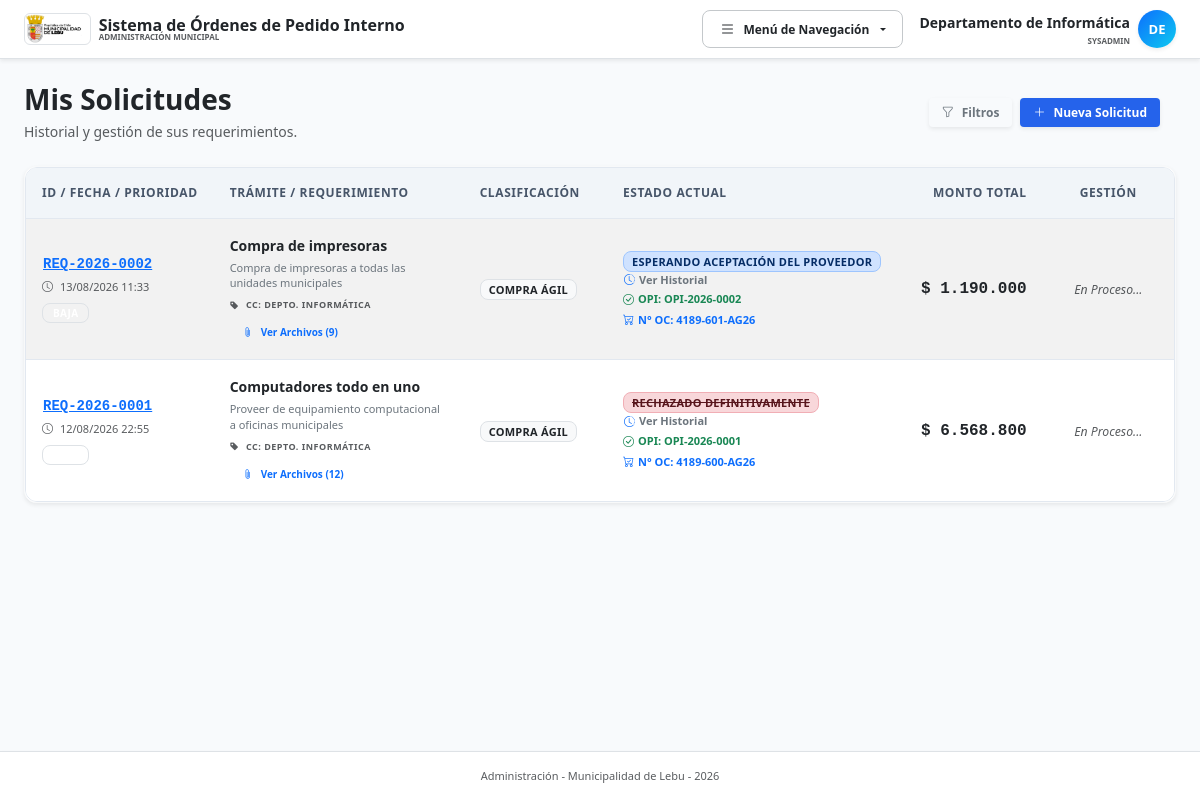
Page /mis_solicitudes.php (signed in) on the committed database.
### tables this page shows
CREATE TABLE `expedientes` (
  `id` int NOT NULL AUTO_INCREMENT,
  `codigo_interno` varchar(50) NOT NULL,
  `titulo_compra` varchar(255) NOT NULL DEFAULT 'Sin Título',
  `folio_opi` varchar(50) DEFAULT NULL,
  `usuario_creador_id` int NOT NULL,
  `unidad_origen_id` int NOT NULL,
  `centro_costo_id` int NOT NULL,
  `tipo_compra_id` int NOT NULL,
  `prioridad_id` int NOT NULL,
  `cuenta_presupuestaria_id` int DEFAULT NULL,
  `cuenta_maestra_id` int DEFAULT NULL,
  `area_gestion_id` int DEFAULT NULL,
  `rango_utm_id` int DEFAULT NULL,
  `proveedor_adjudicado_id` int DEFAULT NULL,
  `id_contrato_suministro` varchar(100) DEFAULT NULL,
  `id_compra_agil` varchar(50) DEFAULT NULL,
  `id_licitacion` varchar(100) DEFAULT NULL,
  `orden_compra_numero` varchar(100) DEFAULT NULL,
  `decreto_alcaldicio_numero` varchar(100) DEFAULT NULL,
  `conv_marco_oc` varchar(100) DEFAULT NULL,
  `monto_estimado` decimal(15,2) NOT NULL DEFAULT '0.00',
  `monto_definitivo` decimal(15,2) DEFAULT NULL,
  `tipo_impuesto` enum('NETO','IVA_INCLUIDO','EXENTO') DEFAULT 'NETO',
  `motivo_compra` text NOT NULL,
  `estado_actual` varchar(50) NOT NULL DEFAULT 'BORRADOR',
  `observacion_cierre` text,
  `created_at` timestamp NULL DEFAULT CURRENT_TIMESTAMP,
  `updated_at` timestamp NULL DEFAULT CURRENT_TIMESTAMP ON UPDATE CURRENT_TIMESTAMP,
  `fecha_visa_presupuesto` datetime DEFAULT NULL,
  `fecha_adjudicacion` datetime DEFAULT NULL,
  `fecha_aprobacion_opi` datetime DEFAULT NULL,
  `fecha_cierre` datetime DEFAULT NULL,
  `num_certificado_oficial` varchar(20) DEFAULT NULL,
  `id_entidad_gobierno` varchar(50) DEFAULT 'ID PE-MUN-00335',
  `plan_compras_proyecto` varchar(100) DEFAULT NULL,
  `plan_compras_item` int DEFAULT NULL,
  PRIMARY KEY (`id`),
  UNIQUE KEY `uk_expedientes_codigo` (`codigo_interno`),
  KEY `fk_exp_usuario` (`usuario_creador_id`),
  KEY `fk_exp_unidad` (`unidad_origen_id`),
  KEY `fk_exp_tipo` (`tipo_compra_id`),
  KEY `fk_exp_prioridad` (`prioridad_id`),
  KEY `fk_exp_cc` (`centro_costo_id`),
  KEY `fk_exp_cm` (`cuenta_maestra_id`),
  KEY `fk_exp_ag` (`area_gestion_id`),
  KEY `fk_exp_prov` (`proveedor_adjudicado_id`),
  KEY `fk_exp_estado` (`estado_actual`),
  CONSTRAINT `fk_exp_ag` FOREIGN KEY (`area_gestion_id`) REFERENCES `areas_gestion` (`id`) ON DELETE RESTRICT,
  CONSTRAINT `fk_exp_cc` FOREIGN KEY (`centro_costo_id`) REFERENCES `centros_costo` (`id`) ON DELETE RESTRICT,
  CONSTRAINT `fk_exp_cm` FOREIGN KEY (`cuenta_maestra_id`) REFERENCES `cuentas_maestras` (`id`) ON DELETE RESTRICT,
  CONSTRAINT `fk_exp_estado` FOREIGN KEY (`estado_actual`) REFERENCES `estados_tramite` (`codigo`) ON DELETE RESTRICT,
  CONSTRAINT `fk_exp_prioridad` FOREIGN KEY (`prioridad_id`) REFERENCES `prioridades` (`id`) ON DELETE RESTRICT,
  CONSTRAINT `fk_exp_prov` FOREIGN KEY (`proveedor_adjudicado_id`) REFERENCES `proveedores` (`id`) ON DELETE SET NULL,
  CONSTRAINT `fk_exp_tipo` FOREIGN KEY (`tipo_compra_id`) REFERENCES `tipos_compra` (`id`) ON DELETE RESTRICT,
  CONSTRAINT `fk_exp_unidad` FOREIGN KEY (`unidad_origen_id`) REFERENCES `unidades` (`id`) ON DELETE RESTRICT,
  CONSTRAINT `fk_exp_usuario` FOREIGN KEY (`usuario_creador_id`) REFERENCES `usuarios` (`id`) ON DELETE RESTRICT
);

CREATE TABLE `centros_costo` (
  `id` int NOT NULL AUTO_INCREMENT,
  `codigo_cuenta` varchar(50) NOT NULL,
  `nombre` varchar(150) NOT NULL,
  `anio_fiscal` int NOT NULL DEFAULT 2026,
  `activo` tinyint(1) DEFAULT '1',
  PRIMARY KEY (`id`)
);

CREATE TABLE `tipos_compra` (
  `id` int NOT NULL AUTO_INCREMENT,
  `codigo` varchar(50) NOT NULL,
  `nombre` varchar(150) NOT NULL,
  `limite_utm` decimal(10,2) DEFAULT NULL,
  `activo` tinyint(1) DEFAULT '1',
  `requiere_cotizacion` tinyint(1) DEFAULT '0',
  PRIMARY KEY (`id`)
);

CREATE TABLE `estados_tramite` (
  `codigo` varchar(50) NOT NULL,
  `nombre` varchar(100) NOT NULL,
  `rol_responsable` varchar(50) NOT NULL,
  `descripcion` varchar(255) DEFAULT NULL,
  PRIMARY KEY (`codigo`)
);

### mis_solicitudes_controller.php (called while the page is built, shortened)
<?php
require_once __DIR__ . '/config.php';
$user_id = $_SESSION['user_id'];
$page = max(1, (int)($_GET['p'] ?? 1));
$limit = 10;
$offset = ($page - 1) * $limit;
$where = ["e.usuario_creador_id = :uid"];
$params = [':uid' => $user_id];
$where_sql = implode(" AND ", $where);
$sql = "
    SELECT
        e.*,
        tc.nombre as tipo_nombre,
        p.nombre as prioridad_nombre,
        p.clase_css as prioridad_css,
        cc.nombre as cc_nombre,
        et.nombre as estado_nombre,
        (SELECT GROUP_CONCAT(CONCAT(ruta_archivo, '::', IFNULL(nombre_original, 'Adjunto'), '::', tipo_doc, '::', DATE_FORMAT(fecha_subida, '%d/%m/%Y %H:%i')) SEPARATOR '||')
         FROM expedientes_documentos ed WHERE ed.expediente_id = e.id) as docs_adjuntos
    FROM expedientes e
    JOIN tipos_compra tc ON e.tipo_compra_id = tc.id
    JOIN prioridades p ON e.prioridad_id = p.id
    JOIN centros_costo cc ON e.centro_costo_id = cc.id
    JOIN estados_tramite et ON e.estado_actual = et.codigo
    WHERE $where_sql
    ORDER BY e.created_at DESC
    LIMIT $limit OFFSET $offset
";
$stmt = $pdo->prepare($sql);
$stmt->execute($params);
$mis_solicitudes = $stmt->fetchAll();
function color_estado($estado_codigo) {
    if (in_array($estado_codigo, ['RECHAZADO', 'ANULADO'])) return 'bg-danger-subtle text-danger-emphasis text-decoration-line-through border border-danger-subtle';
    return 'bg-primary-subtle text-primary-emphasis border border-primary-subtle';
}
function money($v) {
    return '$ ' . number_format((float)$v, 0, ',', '.');
}
?>

### mis_solicitudes.php (the view, shortened to what this page needs)
<?php
require_once __DIR__ . '/mis_solicitudes_controller.php';
?>
<!DOCTYPE html>
<html lang="es">
<head>
    <?php
    include __DIR__ . '/head.php';
    ?>
</head>
<body class="bg-slate-50 text-slate-800 font-sans d-flex flex-column min-vh-100">
    <?php include __DIR__ . '/nav.php'; ?>
    <div class="container mt-4 px-3 px-md-4">
        <div class="row align-items-center mb-4 g-3">
            <div class="col-12 col-md">
                <h1 class="h3 fw-bold text-dark mb-1">Mis Solicitudes</h1>
                <p class="text-muted small mb-0">Historial y gestión de sus requerimientos.</p>
            </div>
            <div class="col-12 col-md-auto d-flex flex-wrap gap-2">
                <button onclick="toggleFiltros()" class="btn btn-outline-secondary btn-sm shadow-sm d-flex align-items-center gap-1.5">
                    <i class="bi bi-funnel"></i>
                    Filtros
                </button>
                <a href="nueva_solicitud.php" class="btn btn-primary btn-sm shadow-sm d-flex align-items-center gap-1.5">
                    <i class="bi bi-plus-lg"></i>
                    Nueva Solicitud
                </a>
            </div>
        </div>
        <div class="card shadow-sm border-light mb-4 overflow-hidden">
            <div class="table-responsive">
                <table class="table table-hover table-striped align-middle mb-0" style="min-width: 1000px;">
                    <thead class="table-light text-uppercase small text-secondary">
                        <tr>
                            <th class="p-3 text-nowrap" style="width: 180px;">ID / Fecha / Prioridad</th>
                            <th class="p-3" style="min-width: 250px;">Trámite / Requerimiento</th>
                            <th class="p-3 text-nowrap" style="width: 150px;">Clasificación</th>
                            <th class="p-3 text-nowrap" style="width: 180px;">Estado Actual</th>
                            <th class="p-3 text-end text-nowrap" style="width: 150px;">Monto Total</th>
                            <th class="p-3 text-center text-nowrap" style="width: 150px;">Gestión</th>
                        </tr>
                    </thead>
                    <tbody>
                        <?php if(count($mis_solicitudes) > 0): ?>
                            <?php foreach($mis_solicitudes as $row): ?>
                            <tr>
                                <td class="p-3 text-nowrap">
                                    <button type="button" onclick="abrirModalVerItems(<?= htmlspecialchars(json_encode($row['items_detalle']), ENT_QUOTES, 'UTF-8') ?>, '<?= $row['codigo_interno'] ?>')" class="btn btn-link p-0 text-start font-monospace fw-bold text-primary text-decoration-underline mb-1">
                                        <?= htmlspecialchars($row['codigo_interno']) ?>
                                    </button>
                                    <div class="text-muted small" style="font-size: 11px;">
                                        <i class="bi bi-clock me-1"></i>
                                        <?= date('d/m/Y H:i', strtotime($row['created_at'])) ?>
                                    </div>
                                    <span class="badge border mt-2 d-inline-block <?= $row['prioridad_css'] ?>" style="font-size: 10px;">
                                    </span>
                                </td>
                                <td class="p-3">
                                    <div class="fw-bold text-dark mb-1 leading-snug break-words" style="max-width: 450px;">
                                        <?= htmlspecialchars($row['titulo_compra'] ?? 'Sin Título') ?>
                                    </div>
                                    <div class="text-secondary small mb-2 break-words" style="max-width: 450px; font-size: 11px; line-height: 1.4;">
                                        <?= htmlspecialchars($row['motivo_compra']) ?>
                                    </div>
                                    <div class="text-uppercase text-muted fw-bold mb-2" style="font-size: 9px; letter-spacing: 0.5px;">
                                        <i class="bi bi-tag-fill me-1"></i>
                                        CC: <?= htmlspecialchars($row['cc_nombre']) ?>
                                    </div>
                                    <?php if($row['docs_adjuntos']):
                                        $docs_array = explode('||', $row['docs_adjuntos']);
                                        $docs_count = count($docs_array);
                                        $docs_json = htmlspecialchars(json_encode($docs_array), ENT_QUOTES, 'UTF-8');
                                    ?>
                                        <div class="mt-2">
                                            <button type="button" onclick="abrirModalAdjuntos(<?= $docs_json ?>, '<?= htmlspecialchars($row['codigo_interno']) ?>', <?= $row['id'] ?>)" class="btn btn-outline-primary btn-sm py-1 px-2.5 d-inline-flex align-items-center gap-1.5 font-bold" style="font-size: 10px;">
                                                <i class="bi bi-paperclip"></i>
                                                Ver Archivos (<?= $docs_count ?>)
                                            </button>
                                        </div>
                                    <?php endif; ?>
                                </td>
                                <td class="p-3 text-nowrap">
                                    <span class="badge bg-light text-dark border px-2 py-1.5 fw-bold" style="font-size: 11px;">
                                        <?= htmlspecialchars($row['tipo_nombre']) ?>
                                    </span>
                                </td>
                                <td class="p-3 text-nowrap">
                                    <span class="badge border px-2 py-1.5 text-uppercase <?= color_estado($row['estado_actual']) ?>" style="font-size: 11px;">
                                        <?= htmlspecialchars($row['estado_nombre']) ?>
                                    </span>
                                    <div class="mt-1.5">
                                        <button type="button" onclick="verTrazabilidad(<?= (int)$row['id'] ?>)" class="btn btn-link p-0 text-decoration-none text-secondary d-flex align-items-center gap-1" style="font-size: 11px;">
                                            <i class="bi bi-clock-history text-primary"></i>
                                            Ver Historial
                                        </button>
                                    </div>
                                    <?php if($row['folio_opi']): ?>
                                        <div class="mt-1 fw-bold text-success d-flex align-items-center gap-1" style="font-size: 11px;">
                                            <i class="bi bi-check-circle"></i>
                                            OPI: <?= htmlspecialchars($row['folio_opi']) ?>
                                        </div>
                                    <?php endif; ?>
                                    <?php if($row['orden_compra_numero']): ?>
                                        <div class="mt-1 fw-bold text-primary d-flex align-items-center gap-1" style="font-size: 11px;">
                                            <i class="bi bi-cart-check"></i>
                                            N° OC: <?= htmlspecialchars($row['orden_compra_numero']) ?>
                                        </div>
                                    <?php endif; ?>
                                </td>
                                <td class="p-3 text-end fw-bold text-dark text-base text-nowrap font-monospace">
                                    <?= money($row['monto_definitivo'] ?? $row['monto_estimado']) ?>
                                </td>
                                <td class="p-3 text-center text-nowrap">
                                    <?php if (in_array($row['estado_actual'], ['BORRADOR', 'EN_REVISION_JEFATURA', 'EN_CORRECCION'])): ?>
                                        <div class="d-flex flex-column gap-1.5 align-items-center">
                                            <a href="editar_solicitud.php?id=<?= $row['id'] ?>" class="btn btn-warning btn-sm text-dark px-3 py-1.5 fw-bold shadow-sm d-flex align-items-center gap-1">
                                               <i class="bi bi-pencil-square"></i>
                                               Editar
                                            </a>
                                            <a href="mis_solicitudes.php?anular_id=<?= $row['id'] ?>" onclick="return confirm('¿Está seguro de anular definitivamente esta solicitud?')" class="btn btn-outline-danger btn-sm px-3 py-1 fw-semibold" style="font-size: 11px;">
                                                <i class="bi bi-x-circle me-1"></i>Anular
                                            </a>
                                        </div>
                                    <?php else: ?>
                                        <span class="text-muted small fst-italic">En Proceso...</span>
                                    <?php endif; ?>
                                </td>
                            </tr>
                            <?php endforeach; ?>
                        <?php endif; ?>
                    </tbody>
                </table>
            </div>
        </div>
    </div>
<?php include __DIR__ . '/footer.php'; ?>
</body>
</html>

### rows in the picture
expedientes: codigo_interno "REQ-2026-0002", created_at "13/08/2026 11:33", titulo_compra "Compra de impresoras", motivo_compra "Compra de impresoras a todas las unidades municipales", centro_costo.nombre "DEPTO. INFORMÁTICA", docs_count "9", tipo_compra.nombre "COMPRA ÁGIL", estado_actual.nombre "ESPERANDO ACEPTACIÓN DEL PROVEEDOR", folio_opi "OPI-2026-0002", orden_compra_numero "4189-601-AG26", monto_definitivo "$ 1.190.000", shows "En Proceso..."
expedientes: codigo_interno "REQ-2026-0001", created_at "12/08/2026 22:55", titulo_compra "Computadores todo en uno", motivo_compra "Proveer de equipamiento computacional a oficinas municipales", centro_costo.nombre "DEPTO. INFORMÁTICA", docs_count "12", tipo_compra.nombre "COMPRA ÁGIL", estado_actual.nombre "RECHAZADO DEFINITIVAMENTE", folio_opi "OPI-2026-0001", orden_compra_numero "4189-600-AG26", monto_definitivo "$ 6.568.800", shows "En Proceso..."

### other values in the picture
$user_name "Departamento de Informática"
$rol === 'SYSADMIN' ? 'SYSADMIN' : $rol "SYSADMIN"
substr($user_name, 0, 2) "DE"
